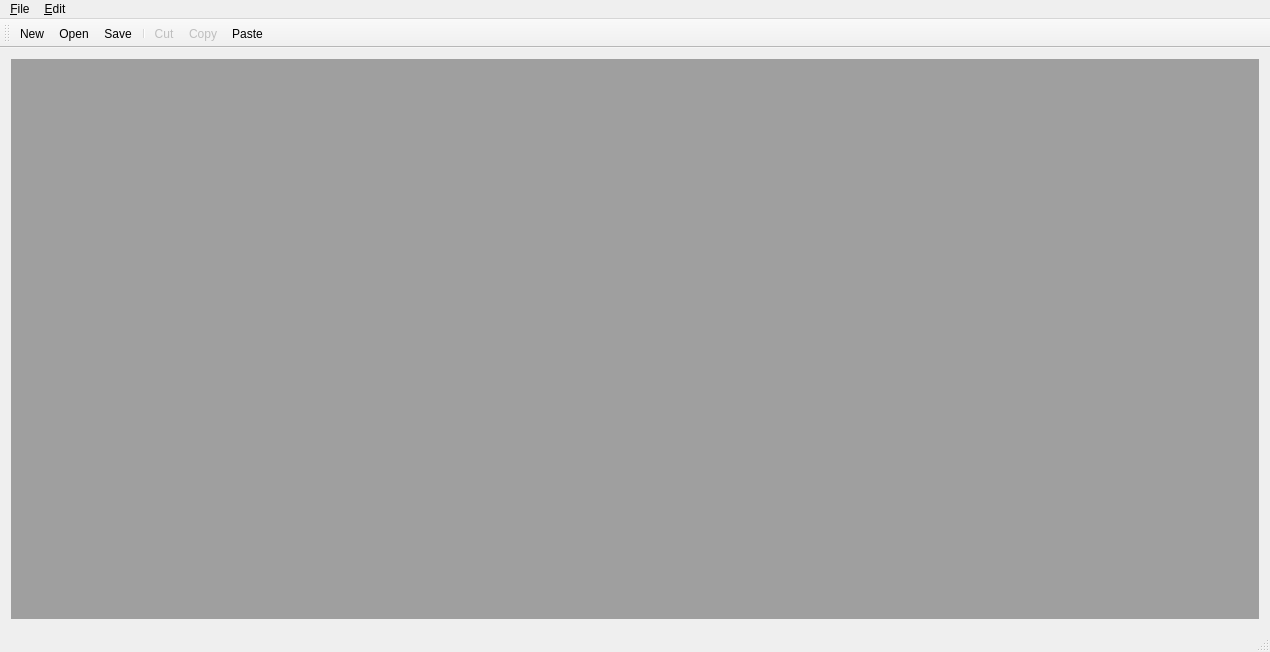
<?xml version="1.0" encoding="UTF-8"?>
<ui version="4.0">
 <author>Sadovskiy B. S.</author>
 <class>MainWindow</class>
 <widget class="QMainWindow" name="MainWindow">
  <property name="geometry">
   <rect>
    <x>0</x>
    <y>0</y>
    <width>1270</width>
    <height>652</height>
   </rect>
  </property>
  <property name="windowTitle">
   <string>MainWindow</string>
  </property>
  <widget class="QWidget" name="centralWidget">
   <layout class="QGridLayout" name="gridLayout">
    <item row="0" column="0">
     <widget class="QMdiArea" name="mdiArea"/>
    </item>
   </layout>
  </widget>
  <widget class="QMenuBar" name="menuBar">
   <property name="geometry">
    <rect>
     <x>0</x>
     <y>0</y>
     <width>1270</width>
     <height>23</height>
    </rect>
   </property>
   <widget class="QMenu" name="menuFile">
    <property name="title">
     <string>&amp;File</string>
    </property>
    <addaction name="actionNew"/>
    <addaction name="actionOpen"/>
    <addaction name="actionSave"/>
    <addaction name="actionSaveAs"/>
    <addaction name="separator"/>
    <addaction name="actionExit"/>
   </widget>
   <widget class="QMenu" name="menuEdit">
    <property name="title">
     <string>&amp;Edit</string>
    </property>
    <addaction name="actionCut"/>
    <addaction name="actionCopy"/>
    <addaction name="actionPaste"/>
   </widget>
   <addaction name="menuFile"/>
   <addaction name="menuEdit"/>
  </widget>
  <widget class="QToolBar" name="mainToolBar">
   <attribute name="toolBarArea">
    <enum>TopToolBarArea</enum>
   </attribute>
   <attribute name="toolBarBreak">
    <bool>false</bool>
   </attribute>
   <addaction name="actionNew"/>
   <addaction name="actionOpen"/>
   <addaction name="actionSave"/>
   <addaction name="separator"/>
   <addaction name="actionCut"/>
   <addaction name="actionCopy"/>
   <addaction name="actionPaste"/>
  </widget>
  <widget class="QStatusBar" name="statusBar"/>
  <action name="actionNew">
   <property name="icon">
    <iconset resource="app.qrc">
     <normaloff>:/new/images/new.png</normaloff>:/new/images/new.png</iconset>
   </property>
   <property name="text">
    <string>&amp;New</string>
   </property>
   <property name="shortcut">
    <string>Ctrl+N</string>
   </property>
  </action>
  <action name="actionSave">
   <property name="icon">
    <iconset resource="app.qrc">
     <normaloff>:/new/images/save.png</normaloff>:/new/images/save.png</iconset>
   </property>
   <property name="text">
    <string>&amp;Save</string>
   </property>
   <property name="shortcut">
    <string>Ctrl+S</string>
   </property>
  </action>
  <action name="actionOpen">
   <property name="icon">
    <iconset resource="app.qrc">
     <normaloff>:/new/images/open.png</normaloff>:/new/images/open.png</iconset>
   </property>
   <property name="text">
    <string>&amp;Open</string>
   </property>
   <property name="shortcut">
    <string>Ctrl+O</string>
   </property>
  </action>
  <action name="actionExit">
   <property name="text">
    <string>E&amp;xit</string>
   </property>
   <property name="shortcut">
    <string>Ctrl+Q</string>
   </property>
  </action>
  <action name="actionCut">
   <property name="enabled">
    <bool>false</bool>
   </property>
   <property name="icon">
    <iconset resource="app.qrc">
     <normaloff>:/new/images/cut.png</normaloff>:/new/images/cut.png</iconset>
   </property>
   <property name="text">
    <string>Cu&amp;t</string>
   </property>
   <property name="shortcut">
    <string>Ctrl+X</string>
   </property>
  </action>
  <action name="actionCopy">
   <property name="enabled">
    <bool>false</bool>
   </property>
   <property name="icon">
    <iconset resource="app.qrc">
     <normaloff>:/new/images/copy.png</normaloff>:/new/images/copy.png</iconset>
   </property>
   <property name="text">
    <string>&amp;Copy</string>
   </property>
   <property name="shortcut">
    <string>Ctrl+C</string>
   </property>
  </action>
  <action name="actionPaste">
   <property name="icon">
    <iconset resource="app.qrc">
     <normaloff>:/new/images/paste.png</normaloff>:/new/images/paste.png</iconset>
   </property>
   <property name="text">
    <string>&amp;Paste</string>
   </property>
   <property name="shortcut">
    <string>Ctrl+V</string>
   </property>
  </action>
  <action name="actionSaveAs">
   <property name="text">
    <string>Save &amp;As...</string>
   </property>
  </action>
 </widget>
 <layoutdefault spacing="6" margin="11"/>
 <resources>
  <include location="app.qrc"/>
 </resources>
 <connections/>
</ui>
